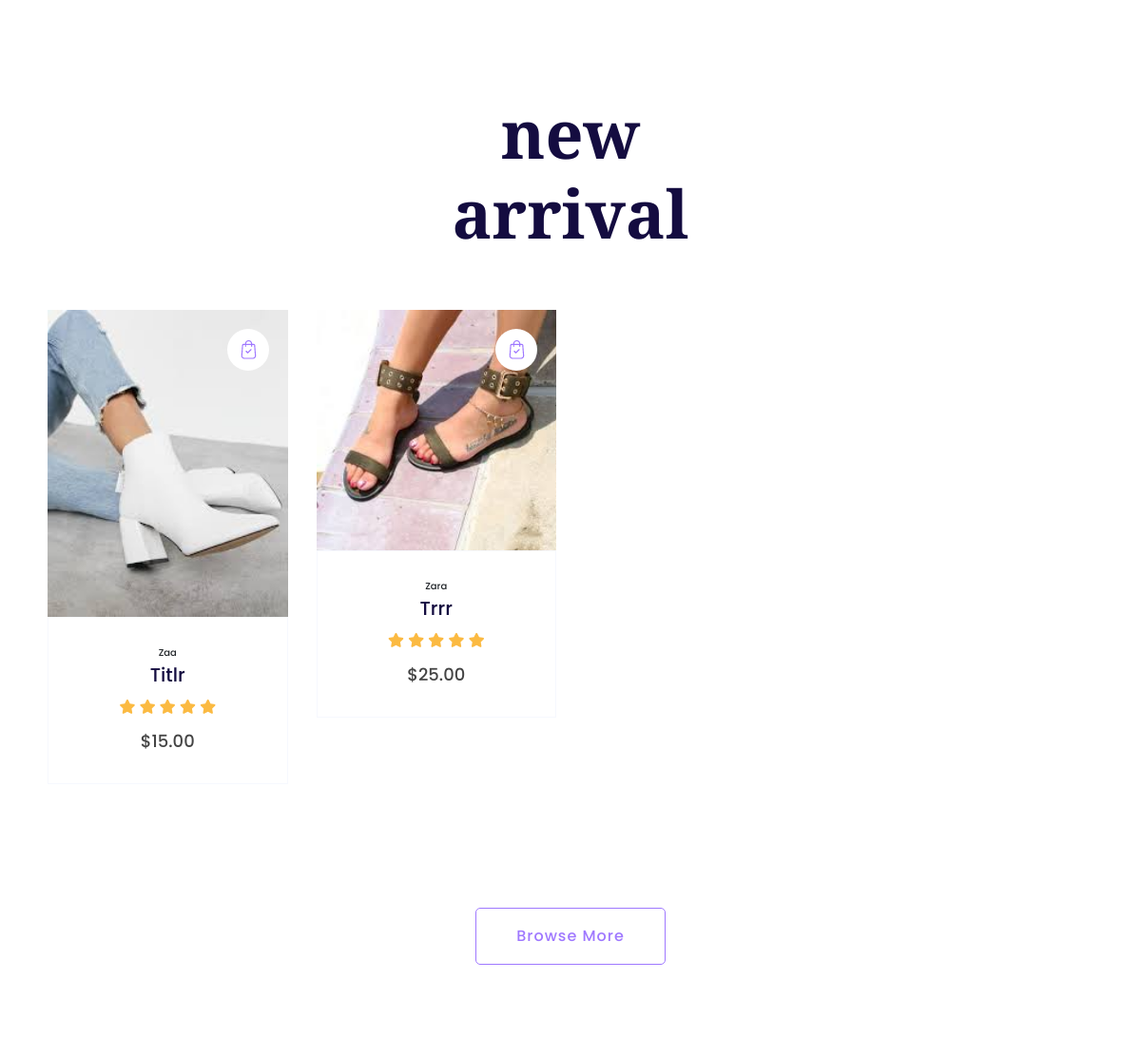
/products/ (middle part), run on an earlier commit of the app's database.
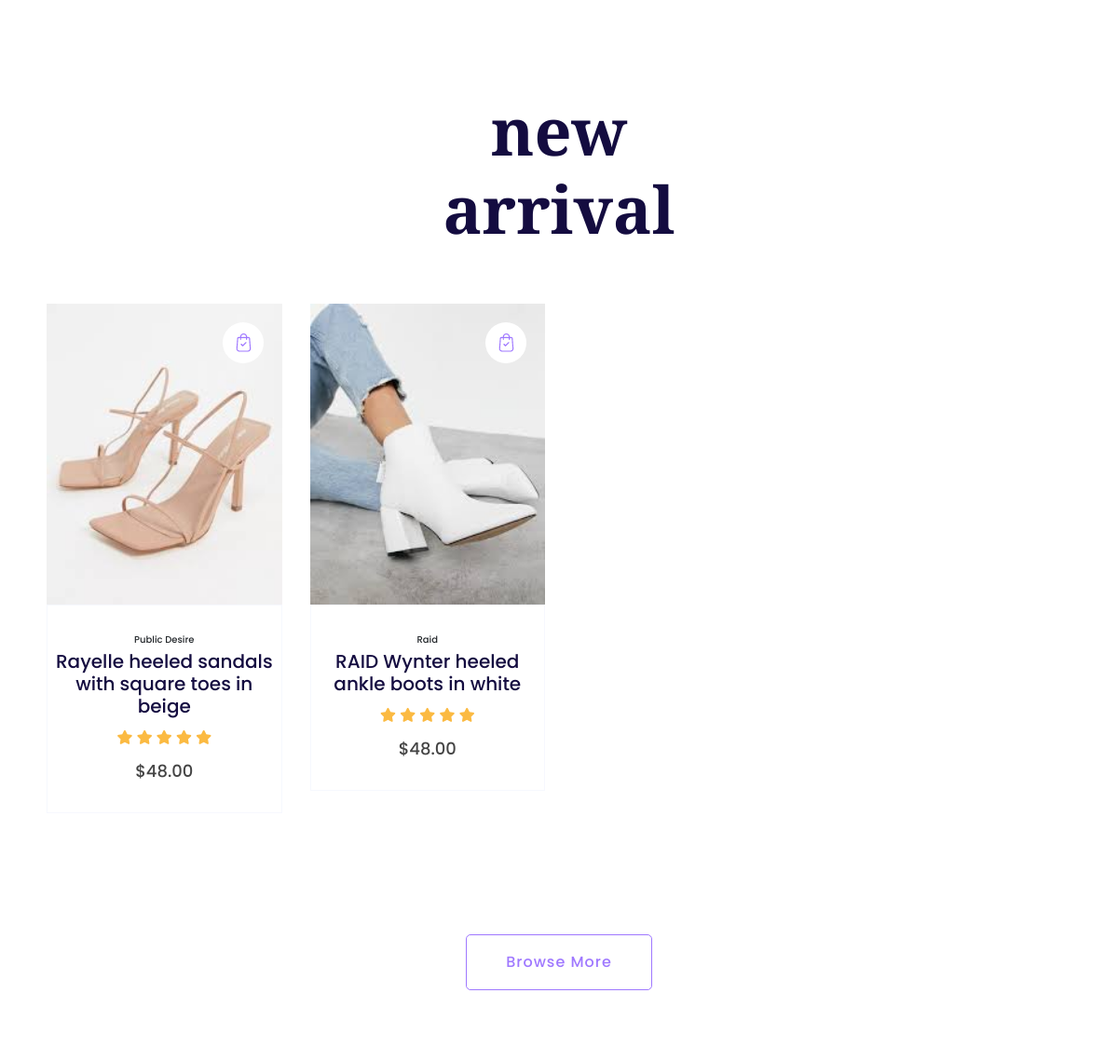
And on a later commit of the database.
### products/models.py (models this page shows, shortened)
class Product(models.Model):
    brand = models.CharField(max_length=100)
    title = models.CharField(max_length=100)
    description = models.TextField(max_length=500, blank=True, null=True)
    price = models.PositiveIntegerField()
    created_at = models.DateTimeField(auto_now_add=True)
    image = models.ImageField(upload_to='products/', null=True)
    def get_absolute_url(self):
        return reverse('product_details', args=(self.id,))

### products/views.py (the view)
# urls.py: path('products/', products_list, name= 'products_list'),
def products_list(request):
    products = Product.objects.all()
    context = {
        'products': products,
    }
    return render(request, 'products/products-list.html', context)

### templates/products/products-list.html (shortened to what this page needs)
{% extends "base.html" %}
{% block content %}
{% load static %}
        <div class="popular-items pt-50">
            <div class="container-fluid">
                <div class="row">
                    <div class="col-lg-3 col-md-6 col-sm-6">
                 </div>
                 <div class="col-lg-3 col-md-6 col-sm-6">
             </div>
             <div class="col-lg-3 col-md-6 col-sm-6">
         </div>
         <div class="col-lg-3 col-md-6 col-sm-6">
     </div>
 </div>
</div>
</div>
<div class="new-arrival">
    <div class="container">
        <div class="row justify-content-center">
            <div class="col-xl-7 col-lg-8 col-md-10">
                <div class="section-tittle mb-60 text-center wow fadeInUp" data-wow-duration="2s" data-wow-delay=".2s">
                    <h2>new<br>arrival</h2>
                </div>
            </div>
        </div>
        <div class="row">
            {% for product in products %}
            <div class="col-xl-3 col-lg-3 col-md-6 col-sm-6">
                <div class="single-new-arrival mb-50 text-center wow fadeInUp" data-wow-duration="1s" data-wow-delay=".1s">
                    <div class="popular-img">
                        <img src="{{product.image.url}}" alt="">
                        <div class="favorit-items">
                            <img src="{% static 'images/favorit-card.png' %}" alt="">
                        </div>
                    </div>
                    <div class="popular-caption">
                        <h3 class="h6">{{ product.brand | capfirst }}
                            </h3>
                        <h3><a href="{{product.get_absolute_url}}">{{ product.title | capfirst }}</a></h3>
                        <div class="rating mb-10">
                            <i class="fas fa-star"></i>
                            <i class="fas fa-star"></i>
                            <i class="fas fa-star"></i>
                            <i class="fas fa-star"></i>
                            <i class="fas fa-star"></i>
                        </div>
                        <span>${{ product.price | floatformat:2 }}</span>
                    </div>
                </div>
            </div>
            {% empty %}
                <p>No products yet.</p>
        {% endfor %}
    </div>
</div>
</div>
<div class="row justify-content-center">
    <div class="room-btn">
        <a href=# class="border-btn">Browse More</a>
    </div>
</div>
<br><br>
<br>
</div>
{% endblock %}

### templates/base.html (shortened to what this page needs)
{% load static %}
<!DOCTYPE html>
<html lang="en">
<head>
    <link rel="stylesheet" href="{% static 'assets/css/bootstrap.min.css' %}">
    <link rel="stylesheet" href="{% static 'assets/css/owl.carousel.min.css' %}">
    <link rel="stylesheet" href="{% static 'assets/css/slicknav.css' %}">
    <link rel="stylesheet" href="{% static 'assets/css/flaticon.css' %}">
    <link rel="stylesheet" href="{% static 'assets/css/progressbar_barfiller.css' %}">
    <link rel="stylesheet" href="{% static 'assets/css/gijgo.css' %}">
    <link rel="stylesheet" href="{% static 'assets/css/animate.min.css' %}">
    <link rel="stylesheet" href="{% static 'assets/css/animated-headline.css' %}">
    <link rel="stylesheet" href="{% static 'assets/css/magnific-popup.css' %}">
    <link rel="stylesheet" href="{% static 'assets/css/fontawesome-all.min.css' %}">
    <link rel="stylesheet" href="{% static 'assets/css/themify-icons.css' %}">
    <link rel="stylesheet" href="{% static 'assets/css/slick.css' %}">
    <link rel="stylesheet" href="{% static 'assets/css/nice-select.css' %}">
    <link rel="stylesheet" href="{% static 'assets/css/style.css' %}">
</head>
<body>
    <div class="full-wrapper">
        <main>
            {% block content %}{% endblock %}
</body>
</html>

What changed in the data, as far as the page shows it:
removed Product: image (picture), brand "Zaa", title "Titlr", price "15.00"
changed Product: image: a different picture; brand "Zara" → "Public Desire"; title "Trrr" → "Rayelle heeled sandals with square toes in beige"; price "25.00" → "48.00"
added Product: image (picture), brand "Raid", title "RAID Wynter heeled ankle boots in white", price "48.00"
